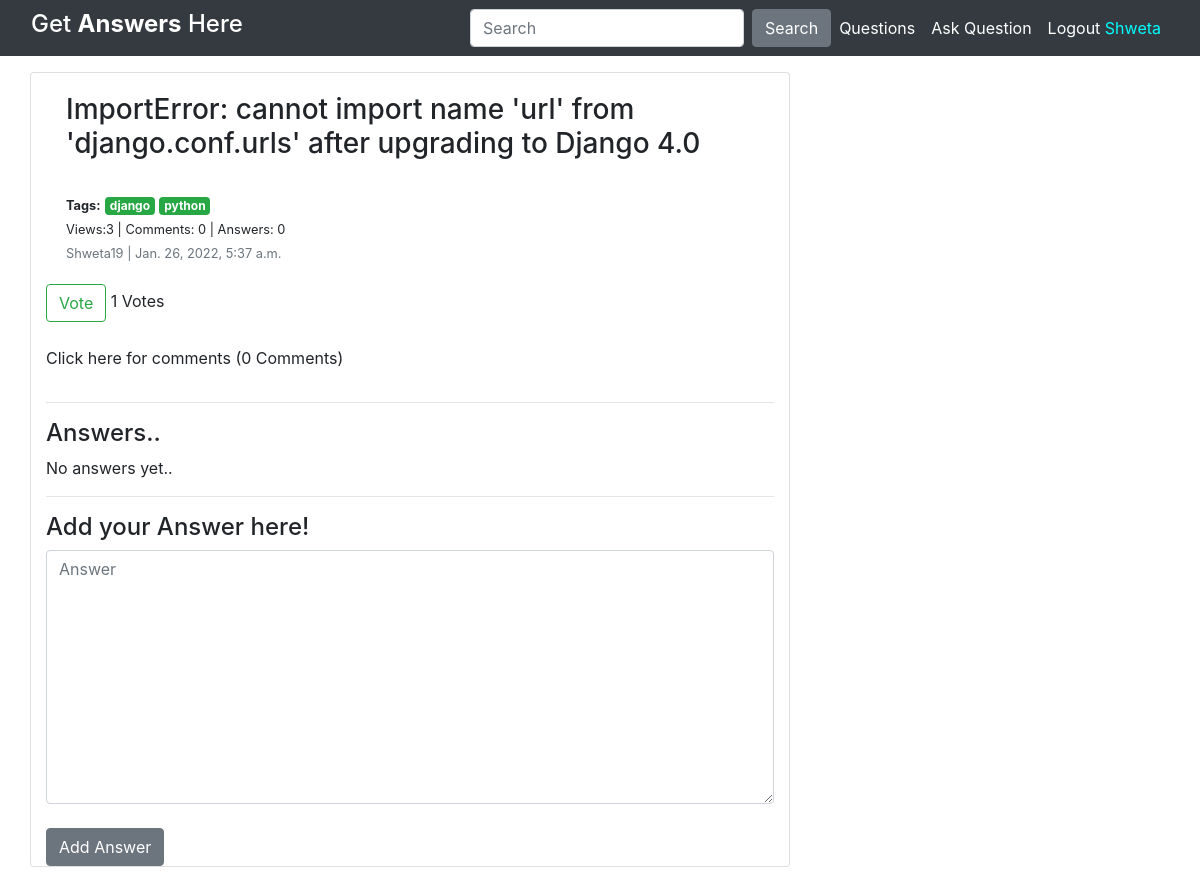
Page /1 (signed in) on the committed database.
### Post/models.py (models this page shows, shortened)
class question(models.Model):
    Que_text = models.TextField()
    Que_author = models.ForeignKey(User, on_delete= models.CASCADE)
    Que_created_on = models.DateTimeField(auto_now_add=True)
    Upvotes_Que = models.ManyToManyField(User,related_name = 'Qupvotes', null=True, blank=True)
    Views = models.ManyToManyField(User,related_name = 'Qviews', null=True, blank=True)
    tags = TaggableManager(blank=True)
    def total_upvotes(self):
        return self.Upvotes_Que.count()
    def total_views(self):
        return self.Views.count()
    class Meta:
        ordering = ['-Que_created_on']

### Post/views.py (the view)
# urls.py: path('<int:question_id>', views.Q_detail, name="detail"),
def Q_detail(request, question_id):
    obj = get_object_or_404(question, pk=question_id)
    if  request.user.is_authenticated:
        obj.Views.add(request.user)
    is_up = False
    if obj.Upvotes_Que.filter(id=request.user.id).exists():
        is_up = True
    if request.method=='POST':
        form= forms.AddAnswer(request.POST, request.FILES)
        if form.is_valid():
            instance= form.save(commit=False)
            instance.Ans_author = request.user
            instance.question = question.objects.get(pk=question_id)
            instance.save()
            return HttpResponseRedirect(reverse('detail',args=[str(question_id)]))
    else:
        form= forms.AddAnswer()
    if request.method=='POST':
        cmt_form= forms.AddComment_Ques(request.POST)
        if cmt_form.is_valid():
            instance= cmt_form.save(commit=False)
            instance.comment_author = request.user
            instance.question = question.objects.get(pk=question_id)
            instance.save()
            return HttpResponseRedirect(reverse('detail',args=[str(question_id)]))
    else:
        cmt_form= forms.AddComment_Ques()
    context={
        'obj':obj,
        'form': form,
        'cmt_form':cmt_form,
        'is_up': is_up,
        'total_upvotes':obj.total_upvotes(),
        'total_views':obj.total_views(),
    }
    return render(request, 'detail.html',context)

### Post/forms.py
class AddAnswer(forms.ModelForm):
    class Meta:
        model = models.answer
        fields = ['Ans_body']
        widgets = {
            'Ans_body': forms.Textarea(attrs={'class':'form-control'}),
        }

class AddComment_Ques(forms.ModelForm):
    class Meta:
        model = models.comment
        fields = ['comment_text']

### Post/templates/detail.html (shortened to what this page needs)
{% extends 'base.html' %}
{% block content %}
<head>
</head>
<div class="container">
  <div class="row">
    <div class="col-md-8 card mb-4  mt-3 ">
      <div class="card-body">
        <h3>{% block title %} {{ obj.Que_text }} {% endblock title %}</h3>
        <br>
        <small><b>Tags:</b></small>
          {% for tag in obj.tags.all %}
            <a href="#" class="badge badge-success">{{tag}}</a>
          {% endfor %}<br>
        <small>Views:{{obj.Views.count}} | Comments: {{obj.comments.all.count}} | Answers: {{obj.answers.all.count}}</small><br>
        <small class=" text-muted">{{ obj.Que_author }} | {{ obj.Que_created_on }}</small>
      </div>
      {% if user.is_authenticated %}
      <form action="{% url 'upvote' obj.pk %}" method="POST">
        {% if is_up %}
          <button type="submit", name="question_id", value="{{ question_id }}", class="btn btn-success">Vote</button>
        {% else %}
          <button type="submit", name="question_id", value="{{ question_id }}", class="btn btn-outline-success">Vote</button>
        {% endif %}
        {{ total_upvotes }} Votes
      </form>
      {% endif %}
      <br>
      <div class="accordion">
            <p>Click here for comments ({{obj.comments.all.count}} Comments)</p>
        </div>
        <hr>
      <h4>Answers..</h4>
      {% if not obj.answers.all %}
          No answers yet..
      {% endif %}
      <hr>
      <h4>Add your Answer here!</h4>
        <form method="POST" enctype="multipart/form-data">
            <textarea name="Ans_body" cols="40" rows="10" required id="id_Ans_body" class="form-control" placeholder="Answer"></textarea>
            <br>
            <button class="btn btn-secondary">Add Answer</button>
        </form>
    </div>
  </div>
</div>
{% endblock content %}

### Post/templates/base.html (shortened to what this page needs)
<!DOCTYPE html>
<html>
    <head>
        <link rel="stylesheet" href="https://stackpath.bootstrapcdn.com/bootstrap/4.4.1/css/bootstrap.min.css"
/>
    </head>
    <body>
        <nav class="navbar navbar-expand-lg navbar-dark bg-dark">
            <div class="container-fluid">
            <h4 style="color: white">Get <span><b>Answers</b></span> Here</h4>
            <div class="collapse navbar-collapse" id="navbarTogglerDemo03">
                <ul class="navbar-nav ml-auto">
                    <form method="GET" action="/search" class="form-inline my-2 my-lg-0">
                        <input class="form-control mr-sm-2" type="search" placeholder="Search" aria-label="Search" name="query" id="query">
                        <button class="btn btn-secondary" type="submit">Search</button>
                    </form>
                     <li class="nav-item">
                        <a class="nav-link active" aria-current="page" href="{% url 'home' %}">Questions</a>
                    </li>
                    {% if user.is_authenticated %}
                    <li class="nav-item">
                        <a class="nav-link active" aria-current="page" href="{% url 'add_question' %}">Ask Question</a>
                    </li>
                    <li class="nav-item">
                        <a class="nav-link active" aria-current="page" href="{% url 'logout' %}">Logout <span style="color: aqua;">{{user.username}}</span></a>
                    </li>
                    {% endif %}
                </ul>
            </div>
        </div>
    </nav>
        {% block content %}
        {% endblock content %}
    </body>
</html>

### rows in the picture
question: Que_text "ImportError: cannot import name 'url' from 'django.conf.urls' after upgrading to Django 4.0", Views.count "3", comments.all.count "0", answers.all.count "0", Que_author "Shweta19", Que_created_on "Jan. 26, 2022, 5:37 a.m."
Tag: name "django"
Tag: name "python"

### other values in the picture
{{ user.username }} "Shweta"
{{ total_upvotes }} "1"
